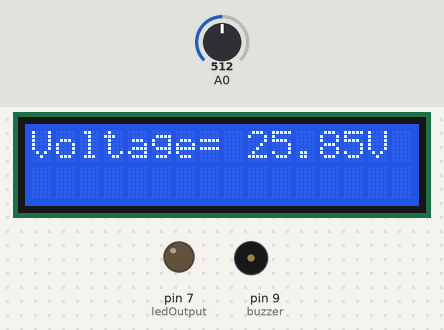
Bench run of a sketch on a simulated Arduino Uno, built with avr-gcc and run on an emulated ATmega328P. On the bench: 16×2 character LCD, output pins drawn as LEDs (lit = HIGH), buzzer (waves = sounding). Inputs (shaded band) come from the test bench; at power-on: A0 = 512. What the sketch prints to the serial monitor is not drawn.

Above: at 3.2 s.
3.3 s: A0 set to 354
At 4.7 s:
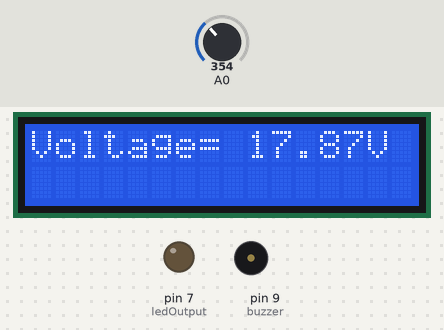
5.4 s: A0 set to 322
At 6.5 s:
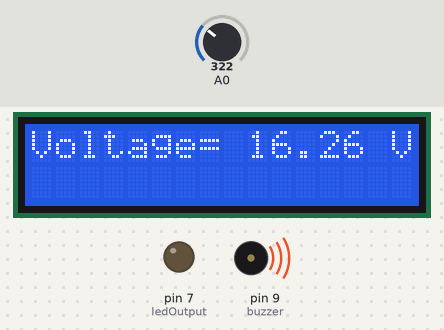
8.6 s: A0 set to 511
At 10.2 s:
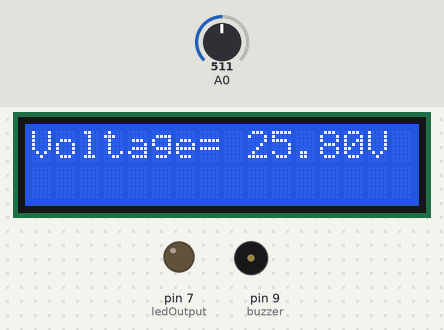
Timing chart, 0 to 11.7 s (numbered marks = the images above; inputs shaded):
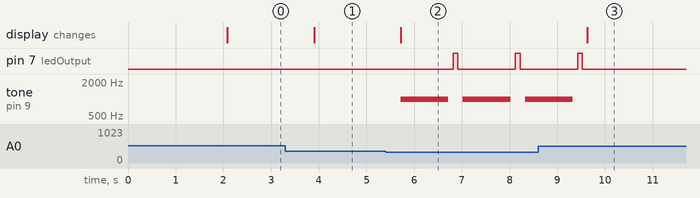

Measured:
- the behaviour switches between 337 and 336 on A0 (found by bisection; images 1 and 2)
- after the input at 3.3 s, the display: changes after 0.60 s (image 1)
- after the input at 5.4 s, pin 7 (ledOutput): alternates HIGH for 0.10 s and LOW for 1.2 s, starting after 1.4 s; tone on pin 9 (buzzer): alternates 1000 Hz for 1.0 s and silent for 0.31 s, starting after 0.32 s; the display: changes after 0.32 s (image 2)
- after the input at 8.6 s, pin 7 (ledOutput): goes on until 9.5 s, then stays LOW; tone on pin 9 (buzzer): goes on until 9.3 s, then stays silent; the display: changes after 1.0 s (image 3)

The sketch:

project.ino
```cpp
 float vPow = 4.7;
float r1 = 100000;
float r2 = 10000;
int ledOutput = 7;
const int buzzer = 9; //buzzer to arduino pin 9

#include <LiquidCrystal.h>
LiquidCrystal lcd(12, 11, 5, 4, 3, 2);

void setup() {
   pinMode(buzzer, OUTPUT);
 pinMode(ledOutput, OUTPUT);
   lcd.begin(16, 2);

   Serial.begin(9600);

   Serial.println("--------------------");
   Serial.println("DC VOLTMETER");
   Serial.print("Maximum Voltage: ");
   Serial.print((int)(vPow / (r2 / (r1 + r2))));
   Serial.println("V");
   Serial.println("--------------------");
   Serial.println("");

   delay(2000); }

void loop() {
    float v = (analogRead(A0) * vPow) / 1024.0;
    float v2 = v / (r2 / (r1 + r2));
      digitalWrite(ledOutput, LOW);


        if (v2 <= 17){
                 lcd.clear();
           Serial.println(" Voltage=");
      Serial.println(v2);
  Serial.println("V");
    lcd.print("Voltage= ");
      lcd.print(v2);
        lcd.print(" V");
         tone(buzzer, 1000);
         delay(1000);
         noTone(buzzer);
         delay(100);
    digitalWrite(ledOutput, HIGH);
     delay(100);

        digitalWrite(ledOutput, LOW);
     delay(100);

  }
  else {
    lcd.clear();
     Serial.println("Voltage=");
      Serial.println(v2);
  Serial.println("V");
    lcd.print("Voltage= ");
      lcd.print(v2);
      lcd.print("V");
  delay(500);

    noTone(buzzer);     // Stop sound...
    digitalWrite(ledOutput, LOW);
       delay(100);
     }
}
```
